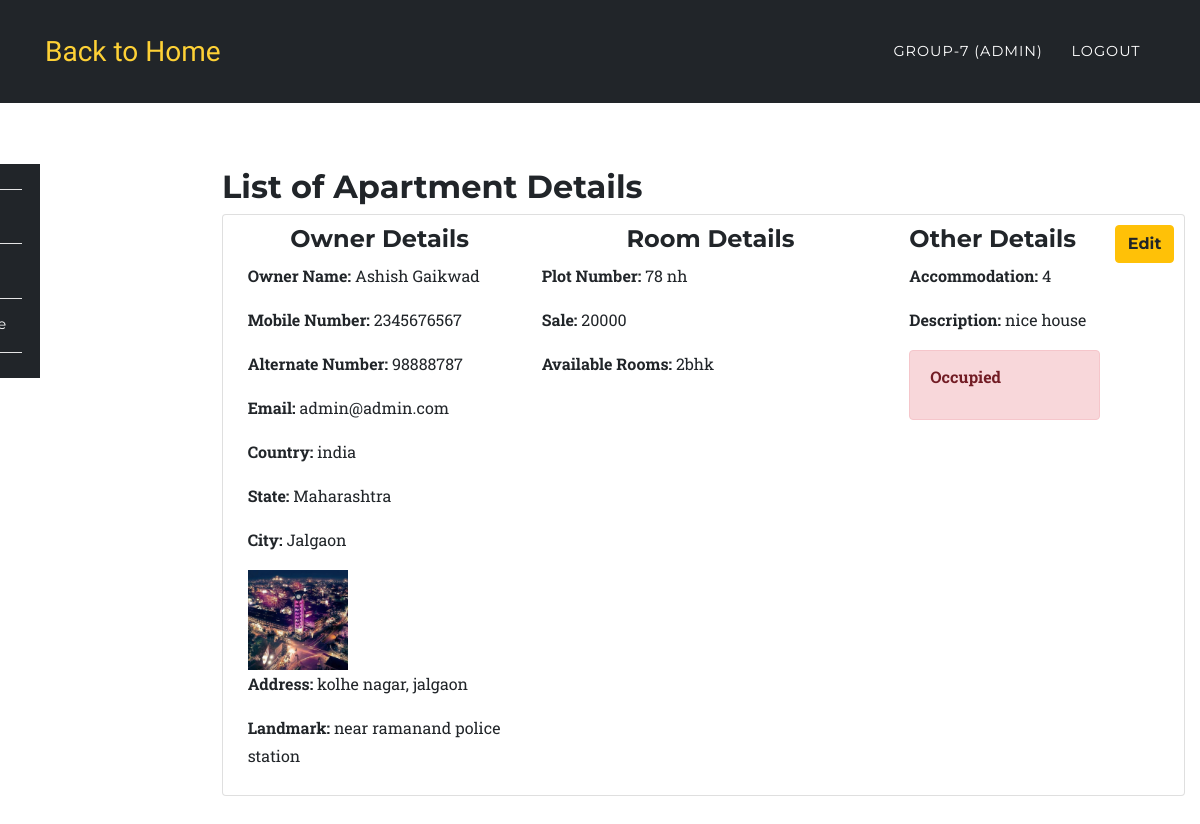
Page /app/list.php (signed in) on the committed database.
### tables this page shows
CREATE TABLE `room_rental_registrations` (
  `id` int(10) UNSIGNED NOT NULL,
  `fullname` varchar(191) NOT NULL,
  `mobile` varchar(191) NOT NULL,
  `alternat_mobile` varchar(191) NOT NULL,
  `email` varchar(191) NOT NULL,
  `country` varchar(191) NOT NULL,
  `state` varchar(191) NOT NULL,
  `city` varchar(191) NOT NULL,
  `landmark` varchar(191) NOT NULL,
  `rent` varchar(191) NOT NULL,
  `sale` varchar(190) DEFAULT NULL,
  `deposit` varchar(191) NOT NULL,
  `plot_number` varchar(191) NOT NULL,
  `rooms` varchar(100) DEFAULT NULL,
  `address` varchar(191) NOT NULL,
  `accommodation` varchar(191) NOT NULL,
  `description` varchar(191) NOT NULL,
  `image` varchar(191) DEFAULT NULL,
  `open_for_sharing` varchar(191) DEFAULT NULL,
  `other` varchar(191) DEFAULT NULL,
  `vacant` int(1) NOT NULL DEFAULT '1',
  `created_at` timestamp NULL DEFAULT CURRENT_TIMESTAMP,
  `updated_at` timestamp NULL DEFAULT CURRENT_TIMESTAMP,
  `user_id` int(10) DEFAULT NULL
);

### app/list.php (the view, shortened to what this page needs)
<?php
	require '../config/config.php';
		try {
			if($_SESSION['role'] == 'admin'){
				$stmt = $connect->prepare('SELECT * FROM room_rental_registrations');
				$stmt->execute();
				$data = $stmt->fetchAll (PDO::FETCH_ASSOC);
			}
		}catch(PDOException $e) {
			$errMsg = $e->getMessage();
		}
?>
<?php include '../include/header.php';?>
	<nav class="navbar navbar-expand-lg navbar-dark fixed-top" style="background-color:#212529;" id="mainNav">
      <div class="container">
        <a class="navbar-brand js-scroll-trigger" href="../index.php">Back to Home</a>
        <div class="collapse navbar-collapse" id="navbarResponsive">
          <ul class="navbar-nav text-uppercase ml-auto">
            <li class="nav-item">
              <a class="nav-link" href="#"><?php echo $_SESSION['fullname']; ?> <?php if($_SESSION['role'] == 'admin'){ echo "(Admin)"; } ?></a>
            </li>
            <li class="nav-item">
              <a href="../auth/logout.php" class="nav-link">Logout</a>
            </li>
          </ul>
        </div>
      </div>
    </nav>
	<section style="padding-left:0px;">
		<?php include '../include/side-nav.php';?>
	</section>
<section class="wrapper" style="margin-left: 16%;margin-top: -23%;">
	<div class="container">
		<div class="row">
			<div class="col-12">
			<h2>List of Apartment Details</h2>
				<?php
					foreach ($data as $key => $value) {
						echo '<div class="card card-inverse card-info mb-3" style="padding:1%;">
								  <div class="card-block">';
								  	echo '<a class="btn btn-warning float-right" href="update.php?id='.$value['id'].'&act=';if(!empty($value['own'])){ echo "ap"; }else{ echo "indi"; } echo '">Edit</a>';
									 echo 	'<div class="row">
											<div class="col-4">
											<h4 class="text-center">Owner Details</h4>';
											 	echo '<p><b>Owner Name: </b>'.$value['fullname'].'</p>';
											 	echo '<p><b>Mobile Number: </b>'.$value['mobile'].'</p>';
											 	echo '<p><b>Alternate Number: </b>'.$value['alternat_mobile'].'</p>';
											 	echo '<p><b>Email: </b>'.$value['email'].'</p>';
											 	echo '<p><b>Country: </b>'.$value['country'].'</p><p><b> State: </b>'.$value['state'].'</p><p><b> City: </b>'.$value['city'].'</p>';
											 	if ($value['image'] !== 'uploads/') {
											 		echo '<img src="'.$value['image'].'" width="100">';
											 	}
											 	echo '<p><b>Address: </b>'.$value['address'].'</p><p><b> Landmark: </b>'.$value['landmark'].'</p>';
										echo '</div>
											<div class="col-5">
											<h4 class="text-center">Room Details</h4>';
												echo '<p><b>Plot Number: </b>'.$value['plot_number'].'</p>';
												if(isset($value['sale'])){
													echo '<p><b>Sale: </b>'.$value['sale'].'</p>';
												}
												echo '<p><b>Available Rooms: </b>'.$value['rooms'].'</p>';
										echo '</div>
											<div class="col-3">
											<h4>Other Details</h4>';
											echo '<p><b>Accommodation: </b>'.$value['accommodation'].'</p>';
											echo '<p><b>Description: </b>'.$value['description'].'</p>';
												if($value['vacant'] == 0){
													echo '<div class="alert alert-danger" role="alert"><p><b>Occupied</b></p></div>';
												}else{
													echo '<div class="alert alert-success" role="alert"><p><b>Vacant</b></p></div>';
												}
											echo '</div>
										</div>
								   </div>
								</div>';
								echo '<br><br>';
					}
				?>
			</div>
		</div>
	</div>
</section>
<?php include '../include/footer.php';?>

### include/header.php (shortened to what this page needs)
<!DOCTYPE html>
<html lang="en">
  <head>
    <link href="../assets/plugins/bootstrap/css/bootstrap.min.css" rel="stylesheet">
    <link href="../assets/plugins/font-awesome/css/font-awesome.min.css" rel="stylesheet" type="text/css">
    <link href="../assets/css/rent.css" rel="stylesheet">
    <link href="../assets/css/style.css" rel="stylesheet">
  </head>
  <body id="page-top">

### include/side-nav.php (shortened to what this page needs)
<br>
	<nav class="navbar navbar-expand-sm navbar-default sidebar" style="background-color:#212529;" id="mainNav">
      <div class="container">
        <div class="collapse navbar-collapse" id="navbarResponsive1">
          <ul class="navbar-nav text-center" style="    flex-direction: column;">
            <li class="nav-item">
              <a class="nav-link" href="../auth/dashboard.php">Home</a>
            </li>
            <li class="nav-item">
            	<?php if($_SESSION['role'] == 'admin' || $_SESSION['role'] == 'user'){
	        		echo '<a href="../app/register.php" class="nav-link">Register</a>';
	      	 	} ?>
            </li>
            <li class="nav-item">
	        	  <a href="../app/list.php" class="nav-link">Details/Update</a>
            </li>
          </ul>
        </div>
      </div>
    </nav>

### include/footer.php (shortened to what this page needs)
  </body>
</html>

### assets/css/rent.css (style rules this page uses)
body { overflow-x: hidden; font-family: 'Roboto Slab', 'Helvetica Neue', Helvetica, Arial, sans-serif; }
p { line-height: 1.75; }
a { color: #fed136; }
h1, h2, h3, h4, h5, h6 { font-weight: 700; font-family: 'Montserrat', 'Helvetica Neue', Helvetica, Arial, sans-serif; }
section { padding: 100px 0; }
@media (min-width: 768px) { section { padding: 140px 0; } }
.btn { font-family: 'Montserrat', 'Helvetica Neue', Helvetica, Arial, sans-serif; font-weight: 700; }
#mainNav { background-color: #212529; }
#mainNav .navbar-brand { color: #fed136; font-family: 'Kaushan Script', 'Helvetica Neue', Helvetica, Arial, cursive; }
#mainNav .navbar-nav .nav-item .nav-link { font-size: 90%; font-weight: 400; padding: 0.75em 0; letter-spacing: 1px; color: white; font-family: 'Montserrat', 'Helvetica Neue', Helvetica, Arial, sans-serif; }
@media (min-width: 992px) { #mainNav { padding-top: 25px; padding-bottom: 25px; -webkit-transition: padding-top 0.3s, padding-bottom 0.3s; -moz-transition: padding-top 0.3s, padding-bottom 0.3s; transition: padding-top 0.3s, padding-bottom 0.3s; border: none; background-color: transparent; } }
@media (min-width: 992px) { #mainNav .navbar-brand { font-size: 1.75em; -webkit-transition: all 0.3s; -moz-transition: all 0.3s; transition: all 0.3s; } }
@media (min-width: 992px) { #mainNav .navbar-nav .nav-item .nav-link { padding: 1.1em 1em !important; } }

### assets/css/style.css (style rules this page uses)
.navbar { border-radius: 0px; }
nav.sidebar, .main { -webkit-transition: margin 200ms ease-out; -moz-transition: margin 200ms ease-out; -o-transition: margin 200ms ease-out; transition: margin 200ms ease-out; }
@media (min-width: 765px) { nav.sidebar .navbar-nav > li:first-child { border-top: 1px #e5e5e5 solid; } }
@media (min-width: 765px) { nav.sidebar .navbar-nav > li { border-bottom: 1px #e5e5e5 solid; } }
@media (min-width: 765px) { nav.sidebar .navbar-collapse, nav.sidebar .container-fluid { padding: 0 0px 0 0px; } }
@media (min-width: 765px) { nav.sidebar { width: 200px; height: 100%; margin-left: -160px; float: left; margin-bottom: 0px; } }
@media (min-width: 765px) { nav.sidebar li { width: 100%; } }
section { padding-left: 15px; }

### rows in the picture
room_rental_registrations: fullname "Ashish Gaikwad", mobile "2345676567", alternat_mobile "98888787", email "admin@admin.com", country "india", state "Maharashtra", city "Jalgaon", image (picture), address "kolhe nagar, jalgaon", landmark "near ramanand police station", plot_number "78 nh", sale "20000", rooms "2bhk", accommodation "4", description "nice house", vacant "Occupied"

### other values in the picture
$_SESSION['fullname'] "GROUP-7"
